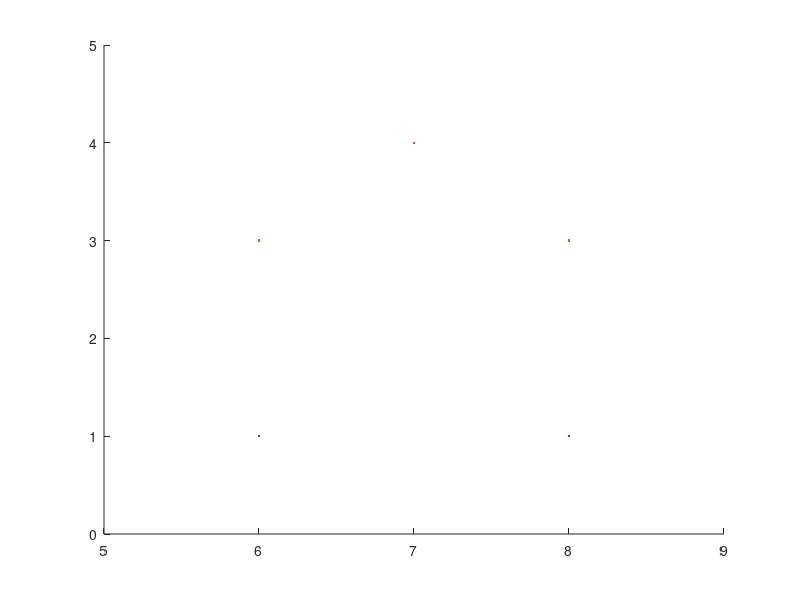

Source code (MATLAB):
base_x = [6 8 8 6 6 8 6 8]  ;
base_y = [1 1 3 3 1 3 3 1];
roof_x = [6 7 8 6];
roof_y = [3 4 3 3];
figure
hold on
plot(base_x, base_y,'.')
plot(roof_x, roof_y,'.')
axis([5 9 0 5])

